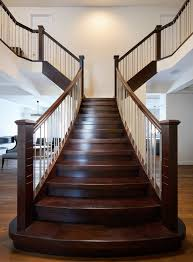
#> input picture staircase.jpg, 193 x 262 px
$ python edge_from_img.py
#> lines starting #> are read from the running program, lines starting #| are printed output that depends on the picture
import cv2
import numpy as np
img = cv2.imread('staircase.jpg')
#> img is the input picture: shape (262, 193, 3); mean B, G, R 100.7, 107.5, 121.5
gray = cv2.cvtColor(img, cv2.COLOR_BGR2GRAY)
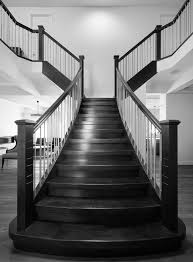
#> gray: shape (262, 193); min 0, max 255, mean 110.9
edges = cv2.Canny(gray,100,200)
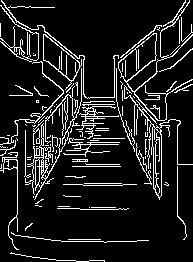
#> edges: shape (262, 193); 11.5% white in thin lines or dots
print(edges.shape)
#| (262, 193)
minLineLength=100
cv2.imshow('img',edges)
lines = cv2.HoughLinesP(image=edges,rho=0.02,theta=np.pi/500, threshold=10,lines=np.array([]), minLineLength=minLineLength,maxLineGap=100)
#> lines = 170 rows, first 6: [1, 164, 192, 164], [17, 254, 17, 6], [26, 125, 178, 125], [134, 241, 134, 45], [43, 258, 43, 7], [31, 114, 166, 114]
